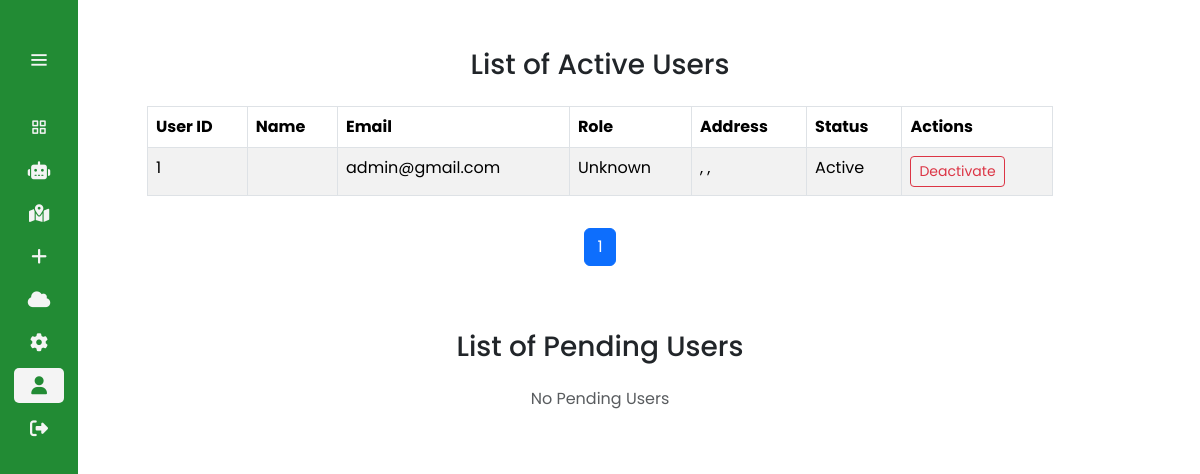
The app's page /user_management (signed in), older data.
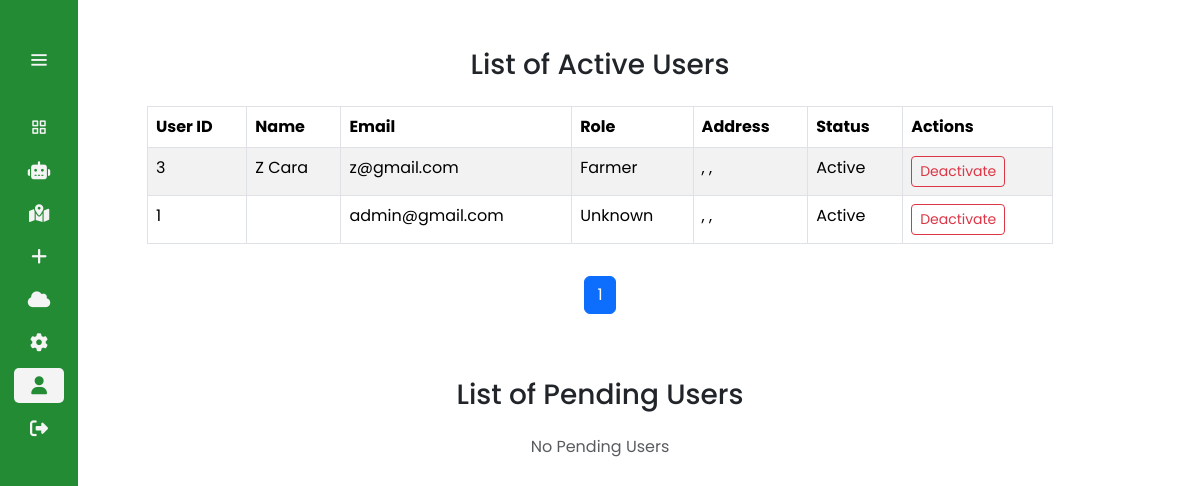
The same page, newer data.
### app_agrosavvy/models.py (models this page shows, shortened)
class CustomUser(AbstractUser):
    email = models.EmailField(unique=True)
    firstname = models.CharField(max_length=30, blank=True)
    lastname = models.CharField(max_length=30, blank=True)
    date_of_birth = models.DateField(null=True, blank=True)
    profile_picture = models.ImageField(upload_to='profile_pictures/', null=True, blank=True)
    roleuser = models.ForeignKey(RoleUser, on_delete=models.SET_NULL, blank=True, null=True)
    active_status = models.BooleanField(default=True) #used custom instead of default is_active
    is_approved = models.BooleanField(default=False)
    request_date = models.DateTimeField(auto_now_add=True)
    approved_date = models.DateTimeField(null=True, blank=True)
    approved_by = models.ForeignKey(settings.AUTH_USER_MODEL, null=True, blank=True, on_delete=models.SET_NULL, related_name='approved_users')
    class Meta:
        ordering = ['-approved_date']

### app_agrosavvy/views.py (the view)
# urls.py: path('user_management', views.user_management, name='user_management'),
def user_management(request):
    if request.user.is_authenticated and request.user.roleuser.roleuser == "da_admin":
        registered_users = CustomUser.objects.exclude(roleuser__roleuser="da_admin")
        pending_users = PendingUser.objects.exclude(roleuser__roleuser="da_admin")
        paginator = Paginator(registered_users, 4)
        page_number = request.GET.get("page")
        registered_users_page_obj = paginator.get_page(page_number)
        paginator = Paginator(pending_users, 4)
        page_number = request.GET.get("page")
        pending_users_page_obj = paginator.get_page(page_number)
        context = {
            "registered_users": registered_users,
            "registered_users_page_obj": registered_users_page_obj,
            "pending_users": pending_users,
            "pending_users_page_obj": pending_users_page_obj,
        }
    return render(request, "app_agrosavvy/user_management.html", context)

### app_agrosavvy/templates/app_agrosavvy/user_management.html (shortened to what the changed rows need)
{% extends 'base.html' %}
{% load static %}
{% block content %}
<div class="container mt-5">
    <div class="row justify-content-center">
        <div class="col-md-10">
            {% if registered_users %}
            <div class="table-responsive">
                <table class="table table-striped table-bordered table-hover">
                    <thead class="thead-dark">
                        <tr>
                            <th>User ID</th>
                            <th>Name</th>
                            <th>Email</th>
                            <th>Role</th>
                            <th>Address</th>
                            <th>Status</th>
                            <th>Actions</th>
                        </tr>
                    </thead>
                    <tbody>
                        {% for registered_user in registered_users_page_obj %}
                        <tr>
                            <td>{{ registered_user.id }}</td>
                            <td>{{ registered_user.firstname }} {{ registered_user.lastname }}</td>
                            <td>{{ registered_user.email }}</td>
                            <td>
                                {% if registered_user.roleuser.roleuser == "farmer" %}
                                Farmer
                                {% elif registered_user.roleuser.roleuser == "brgy_officer" %}
                                Barangay Officer
                                {% elif registered_user.roleuser.roleuser == "da_admin" %}
                                DA Admin
                                {% else %}
                                Unknown
                                {% endif %}
                            </td>
                            <td>
                                {{ registered_user.useraddress.barangay }},
                                {{ registered_user.useraddress.city_municipality }},
                            </td>
                            <td>
                                {% if registered_user.active_status %}
                                Active
                                {% else %}
                                Deactivated
                                {% endif %}
                            </td>
                            <td>
                                <div class="btn-group" role="group">
                                    {% if registered_user.active_status %}
                                    <form method="post" action="{% url 'admin_deactivate_account' registered_user.id %}" onsubmit="confirmDeactivation(event)">
                                        <button type="submit" class="btn btn-sm btn-outline-danger" onclick="return confirm('Are you sure you want to deactivate this user?')">Deactivate</button>
                                    </form>
                                    {% else %}
                                    <form method="post" action="{% url 'admin_activate_account' registered_user.id %}" onsubmit="confirmActivation(event)">
                                        {% csrf_token %}
                                        <button type="submit" class="btn btn-sm btn-outline-success" onclick="return confirm('Are you sure you want to activate this user?')">Activate</button>
                                    </form>
                                    {% endif %}
                                </div>
                            </td>
                        </tr>
                        {% endfor %}
                    </tbody>
                </table>
            </div>
            <nav aria-label="Page navigation" class="mt-3">
                <ul class="pagination justify-content-center">
                    {% for num in registered_users_page_obj.paginator.page_range %}
                    <li class="page-item {% if registered_users_page_obj.number == num %}active{% endif %}">
                        <a class="page-link" href="?page={{ num }}">{{ num }}</a>
                    </li>
                    {% endfor %}
                </ul>
            </nav>
            {% else %}
            <p class="text-muted text-center">No Registered Users</p>
            {% endif %}
        </div>
    </div>
</div>
{% endblock %}

Row changes from the older to the newer data that the page shows:
added CustomUser: id "3", firstname "Z", lastname "Cara", email "z@gmail.com", shows "Farmer", active_status "Active"
